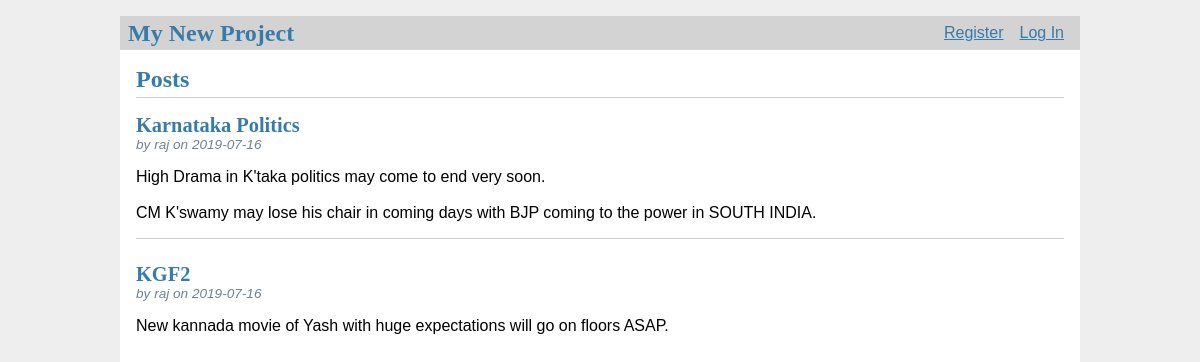
The page / on the database its author committed.
### tables this page shows
CREATE TABLE post (
  id INTEGER PRIMARY KEY AUTOINCREMENT,
  author_id INTEGER NOT NULL,
  created TIMESTAMP NOT NULL DEFAULT CURRENT_TIMESTAMP,
  title TEXT NOT NULL,
  body TEXT NOT NULL,
  FOREIGN KEY (author_id) REFERENCES user (id)
);

CREATE TABLE user (
  id INTEGER PRIMARY KEY AUTOINCREMENT,
  username TEXT UNIQUE NOT NULL,
  password TEXT NOT NULL
);

### flaskr/blog.py (the view)
@bp.route('/')
def index():
    db = get_db()
    posts = db.execute(
        'SELECT p.id, title, body, created, author_id, username'
        ' FROM post p JOIN user u ON p.author_id = u.id'
        ' ORDER BY created DESC'
    ).fetchall()
    return render_template('blog/index.html', posts=posts)

### flaskr/auth.py (called while the page is built)
@bp.before_app_request
def load_logged_in_user():
    user_id = session.get('user_id')
    if user_id is None:
        g.user = None
    else:
        g.user = get_db().execute(
            'SELECT * FROM user WHERE id = ?', (user_id,)
        ).fetchone()

### flaskr/db.py (called while the page is built)
def get_db():
    if 'db' not in g:
        g.db = sqlite3.connect(
            current_app.config['DATABASE'],
            detect_types=sqlite3.PARSE_DECLTYPES
        )
        g.db.row_factory = sqlite3.Row
    return g.db

### flaskr/templates/blog/index.html (shortened to what this page needs)
{% extends 'base.html' %}
{% block header %}
  <h1>{% block title %}Posts{% endblock %}</h1>
{% endblock %}
{% block content %}
  {% for post in posts %}
    <article class="post">
      <header>
        <div>
          <h1>{{ post['title'] }}</h1>
          <div class="about">by {{ post['username'] }} on {{ post['created'].strftime('%Y-%m-%d') }}</div>
        </div>
      </header>
      <p class="body">{{ post['body'] }}</p>
    </article>
    {% if not loop.last %}
      <hr>
    {% endif %}
  {% endfor %}
{% endblock %}

### flaskr/templates/base.html (shortened to what this page needs)
<!doctype html>
<link rel="stylesheet" href="{{ url_for('static', filename='style.css') }}">
<nav>
  <h1>My New Project</h1>
  <ul>
    {% if g.user %}
      <li><span>{{ g.user['username'] }}</span>
      <li><a href="{{ url_for('auth.logout') }}">Log Out</a>
    {% else %}
      <li><a href="{{ url_for('auth.register') }}">Register</a>
      <li><a href="{{ url_for('auth.login') }}">Log In</a>
    {% endif %}
  </ul>
</nav>
<section class="content">
  <header>
    {% block header %}My Header{% endblock %}
  </header>
  {% block content %}{% endblock %}
</section>

### flaskr/static/style.css (style rules this page uses)
h1 { font-family: serif; color: #377ba8; margin: 1rem 0; }
a { color: #377ba8; }
hr { border: none; border-top: 1px solid lightgray; }
nav { background: lightgray; display: flex; align-items: center; padding: 0 0.5rem; }
nav h1 { flex: auto; margin: 0; }
nav ul { display: flex; list-style: none; margin: 0; padding: 0; }
nav ul li a, nav ul li span, header .action { display: block; padding: 0.5rem; }
.content { padding: 0 1rem 1rem; }
.content > header { border-bottom: 1px solid lightgray; display: flex; align-items: flex-end; }
.content > header h1 { flex: auto; margin: 1rem 0 0.25rem 0; }
.post > header { display: flex; align-items: flex-end; font-size: 0.85em; }
.post > header > div:first-of-type { flex: auto; }
.post > header h1 { font-size: 1.5em; margin-bottom: 0; }
.post .about { color: slategray; font-style: italic; }
.post .body { white-space: pre-line; }
.content:last-child { margin-bottom: 0; }

### rows shown on the page
post: title "Karnataka Politics", username "raj", created "2019-07-16", body "High Drama in K'taka politics may come to end very soon. CM K'swamy may lose his chair in coming days with BJP coming to the power in SOUTH INDIA."
post: title "KGF2", username "raj", created "2019-07-16", body "New kannada movie of Yash with huge expectations will go on floors ASAP."
